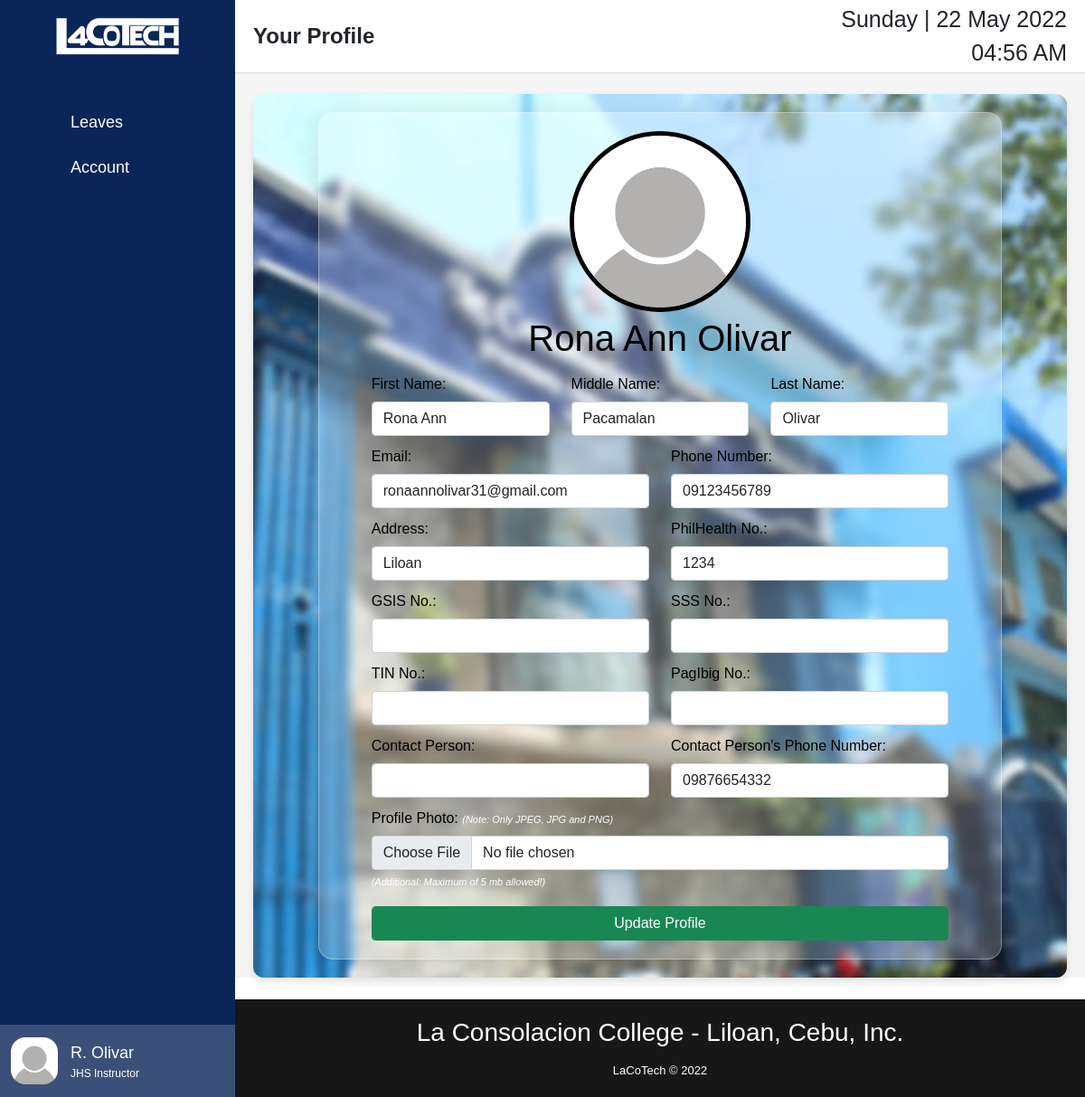
The page /User/account.php (signed in) on the database its author committed.
### tables this page shows
CREATE TABLE `employees` (
  `id` int(11) NOT NULL,
  `bioId` int(10) NOT NULL,
  `empId` varchar(11) NOT NULL,
  `fName` varchar(255) NOT NULL,
  `lName` varchar(255) NOT NULL,
  `midName` varchar(255) NOT NULL,
  `gsis` varchar(20) NOT NULL,
  `pagibig` varchar(20) NOT NULL,
  `tin` varchar(20) NOT NULL,
  `philhealth` varchar(20) NOT NULL,
  `sss` varchar(20) NOT NULL,
  `address` varchar(255) NOT NULL,
  `birthdate` date NOT NULL,
  `gender` varchar(6) NOT NULL,
  `emailadd` varchar(255) NOT NULL,
  `password` varchar(255) NOT NULL,
  `pNumber` varchar(20) NOT NULL,
  `contactperson` varchar(20) NOT NULL,
  `contactpersonno` varchar(20) NOT NULL,
  `deptid` int(11) NOT NULL,
  `positionid` int(11) NOT NULL,
  `scheduleid` int(11) NOT NULL,
  `employment_type` varchar(100) NOT NULL,
  `employedDate` date NOT NULL,
  `status` varchar(8) NOT NULL,
  `pPhoto` varchar(255) NOT NULL,
  `update_action` date DEFAULT NULL
);

CREATE TABLE `position` (
  `positionId` int(5) NOT NULL,
  `positionName` varchar(255) NOT NULL,
  `deptId` int(11) NOT NULL
);

### User/account.php (the view, shortened to what this page needs)
<?php
	require("header.php");
    $email = $_SESSION['email'];
    $sql = "SELECT * FROM employees WHERE emailadd = '$email'";
    $res = mysqli_query($conn, $sql);
?>
    <nav>
        <div class="sidebar-button">
            <span class="dashboard"><b>Your Profile</b></span>
        </div>
        <div class="time">
            <span class="date"></span>
            <br />
            <span class="hms"></span>
            <span class="ampm"></span>
        </div>
    </nav>
    <div class="home-content">
        <div class="cardbox">
            <div class="graphbox" id="graph_box">
                    <div class="update-profile" >
                        <form action="" method="post" enctype="multipart/form-data">
                            <?php
                                while($row = mysqli_fetch_array($res)){
                                    $image = $row['pPhoto'];
                                    if (empty($image)) {
                                        echo "<img src='../images/default-profile.jpg' class='center'>";
                                    }else{
                                        echo "<img src='../Uploads/".$image."' class='center'>";
                                    }
                            ?>
                            <h1 class="text-center"><?php echo $row['fName'].' '.$row['lName'];?></h1>
                            <div class="mb-1">
                                <div class="row">
                                    <div class="col-md-4">
                                        <label for="recipient-name" class="col-form-label">First Name:</label>
                                        <input type="text" class="form-control" name="fname" id="fname" value="<?php echo $row['fName']?>">
                                    </div>
                                    <div class="col-md-4">
                                        <label for="recipient-name" class="col-form-label">Middle Name:</label>
                                        <input type="text" class="form-control" name="midname" id="midname" value="<?php echo $row['midName'];?>">
                                    </div>
                                    <div class="col-md-4">
                                        <label for="recipient-name" class="col-form-label">Last Name:</label>
                                        <input type="text" class="form-control" name="lname" id="lname" value="<?php echo $row['lName'];?>">
                                    </div>
                                </div>
                            </div>
                            <div class="mb-1">
				                <div class="row">
                                    <div class="col-md-6">
                                        <label for="recipient-name" class="col-form-label">Email:</label>
                                        <input type="text" class="form-control" name="email" id="email" value="<?php echo $row['emailadd']?>">
                                    </div>
                                    <div class="col-md-6">
                                        <label for="recipient-name" class="col-form-label">Phone Number:</label>
                                        <input type="text" class="form-control" name="pnumber" id="pnumber" maxlength="11" value="<?php echo $row['pNumber']?>">
                                    </div>
								</div>
							</div>
                            <div class="mb-1">
                                <div class="row">
                                    <div class="col-md-6">
                                        <label for="recipient-name" class="col-form-label">Address:</label>
                                        <input type="text" class="form-control" name="address" id="address" value="<?php echo $row['address']?>">
                                    </div>
                                    <div class="col">
				                        <label for="recipient-name" class="col-form-label">PhilHealth No.:</label>
				                        <input type="text" class="form-control" name="PHILHEALTH" id="PHILHEALTH" value="<?php echo $row['philhealth'];?>">
				                    </div>
                                </div>
                            </div>
                            <div class="mb-1">
				                <div class="row">
									<div class="col">
										<label for="recipient-name" class="col-form-label">GSIS No.:</label>
										<input type="text" class="form-control" name="GSIS" id="GSIS" value="<?php echo $row['gsis'];?>">
									</div>
				                    <div class="col">
				                        <label for="recipient-name" class="col-form-label">SSS No.:</label>
				                        <input type="text" class="form-control" name="SSS" id="SSS" value="<?php echo $row['sss'];?>">
				                    </div>
				                </div>
				            </div>
                            <div class="mb-1">
				                <div class="row">
									<div class="col-md-6">
										<label for="recipient-name" class="col-form-label">TIN No.:</label>
										<input type="text" class="form-control" name="TIN" id="TIN" value="<?php echo $row['tin'];?>">
									</div>
				                    <div class="col-md-6">
				                        <label for="recipient-name" class="col-form-label">PagIbig No.:</label>
				                        <input type="text" class="form-control" name="PAGIBIG" id="PAGIBIG" value="<?php echo$row['pagibig'];?>">
				                    </div>
								</div>
							</div>
                            <div class="mb-1">
			 				    <div class="row">
									<div class="col-md-6">
				 						<label for="recipient-name" class="col-form-label">Contact Person:</label>
			 							<input type="text" class="form-control" name="contactperson" id="contactperson" value="<?php echo ucwords($row['contactperson']);?>">
				 					</div>
									<div class="col-md-6">
										<label for="recipient-name" class="col-form-label">Contact Person's Phone Number:</label>
										<input type="text" class="form-control" name="contactpersonno" id="contactpersonno" maxlength="11" value="<?php echo $row['contactpersonno']?>">
									</div>
								</div>
							</div>
                            <div class="mb-3">
                                <div class="row">
                                    <div class="col">
                                        <label for="recipient-name" class="col-form-label">Profile Photo:</label> <small style="font-size: 11px; color: #fff;"><i>(Note: Only JPEG, JPG and PNG)</i></small>
                                        <input type="file" class="form-control" name="pphoto" id="pphoto">
                                        <small style="font-size: 11px; color: #fff;"><i>(Additional: Maximum of 5 mb allowed!)</i></small>
                                    </div>
                                </div>
                            </div>
                                <input type="submit" value="Update Profile" name="update_profile" class="btn btn-success form-control">
                            <?php
                                }
                            ?>
                        </form>
                    </div>
            </div>
        </div>
    </div>
</section>
<?php
	include 'footer.php';
?>

### User/header.php (shortened to what this page needs)
<?php
    include '../includes/connection.inc.php';
    $emailadd = print_r($_SESSION['email'], TRUE);
    $query = "SELECT * FROM employees WHERE emailadd = '$emailadd'";
    $res = mysqli_query($conn, $query);
    $rows = mysqli_fetch_array($res);
    $image = $rows['pPhoto'];
?>
<!DOCTYPE html>
<html>
	<head>
		<link rel="stylesheet" href="../Css/style.css">
        <link href="../Plugins/Bootstrap/bootstrap.min.css" rel="stylesheet">
        <link rel="stylesheet" href="../Plugins/Bootstrap/dataTables.bootstrap5.min.css">
        <link rel="stylesheet" href="../Css/font-awesome.min.css" />
	</head>
    <body>
        <div class="sidebar">
            <div class="logo-details">
                <img src="../images/Logo.png" class="img1" id="hide1">
            </div>
            <ul class="nav-links">
                <li>
                    <div class="iocn-link">
                        <a href="#">
                            <i class='fa fa-bed'></i>
                            <span class="link_name">Leaves</span>
                        </a>
                        <i class="fa fa-caret-down arrow"></i>
                    </div>
                </li>
                <li>
                    <div class="iocn-link">
                        <a href="#">
                            <i class='fa fa-user'></i>
                            <span class="link_name">Account</span>
                        </a>
                        <i class="fa fa-caret-down arrow"></i>
                    </div>
                </li>
                <li>
                    <div class="profile-details">
                        <div class="profile-content">
                            <?php
                                if (empty($image)) {
                                    echo "<img src='../images/default-profile.jpg' alt='Profile'>";
                                }else{
                                    echo "<img src='../Uploads/".$image."' alt='Profile'>";
                                }
                            ?>
                        </div>
                        <div class="name-job">
                            <?php
                                $id = print_r($_SESSION["empId"], TRUE);
                                $sql = "SELECT * FROM employees INNER JOIN position ON position.positionId = employees.positionid WHERE empId = $id";
                                $result = mysqli_query($conn, $sql);
                                if(mysqli_num_rows($result) > 0){
                                    while($row = mysqli_fetch_array($result)){
                            ?>
                                <div class="profile_name" title="<?php echo ucwords($row['fName'])." ". ucwords($row['lName']); ?>"><?php echo substr(ucwords($row['fName']), 0, 1).". ". ucwords($row['lName']); ?></div>
                                <div class="job"><?php echo ucwords($row['positionName'])?></div>
                            <?php
                                    }
                                }
                            ?>
                        </div>
                        <?php
                            echo "<a onClick=\"javascript: return confirm('Do you want to proceed?');\" href='../includes/logout.inc.php'>
                        <i class='fa fa-sign-out out' title='Log Out'></i>
                        </a>";
                        ?>
                    </div>
                </li>
            </ul>
        </div>
        <section class="home-section">

### Css/style.css (style rules this page uses)
* { margin: 0; padding: 0; box-sizing: border-box; font-family: "Poppins", sans-serif; }
body { min-height: 100vh; display: flex; flex-direction: column; justify-content: space-between; }
.img1 { margin: auto; height: 50px; width: 150px; }
.sidebar { position: fixed; top: 0; left: 0; height: 100%; width: 260px; background: #0a2558; transition: all 0.5s ease; }
.sidebar .logo-details { height: 80px; width: 100%; display: flex; align-items: center; }
.sidebar .nav-links { height: 100%; padding: 30px 0 150px 0; overflow: auto; }
.sidebar .nav-links li { position: relative; list-style: none; transition: all 0.4s ease; }
.sidebar .nav-links li .iocn-link { display: flex; align-items: center; justify-content: space-between; }
.sidebar .nav-links li i { height: 50px; min-width: 78px; text-align: center; line-height: 50px; color: #fff; font-size: 20px; cursor: pointer; transition: all 0.3s ease; }
.sidebar .nav-links li a { height: 50px; display: flex; align-items: center; text-decoration: none; transition: all 0.4s ease; }
.sidebar .nav-links li a .link_name { font-size: 18px; font-weight: 400; color: #fff; transition: all 0.4s ease; }
.sidebar .profile-details { position: fixed; bottom: 0; width: 260px; height: 80px; display: flex; align-items: center; justify-content: space-between; background: rgba(255, 255, 255, 0.2); backdrop-filter: blur(5.1px); -webkit-backdrop-filter: blur(5.1px); padding: 12px 0; transition: all 0.5s ease; }
.sidebar .profile-details .profile-content { display: flex; align-items: center; }
.sidebar .profile-details img { height: 52px; width: 52px; object-fit: cover; border-radius: 16px; margin: 0 14px 0 12px; background: #1d1b31; transition: all 0.5s ease; }
.sidebar .profile-details .profile_name, .sidebar .profile-details .job { color: #fff; font-size: 18px; font-weight: 500; white-space: nowrap; width: 105px; overflow: hidden; text-overflow: ellipsis; }
.sidebar .profile-details .job { font-size: 12px; }
.home-section { position: relative; background: #f5f5f5; width: calc(100% - 260px); left: 260px; transition: all 0.5s ease; }
.home-section nav { display: flex; justify-content: space-between; height: 80px; background: #fff; display: flex; align-items: center; position: fixed; width: calc(100% - 260px); left: 260px; z-index: 100; padding: 0 20px; box-shadow: 0 1px 1px rgba(0, 0, 0, 0.1); transition: all 0.5s ease; }
.home-section nav .sidebar-button { display: flex; align-items: center; font-size: 24px; font-weight: 500; cursor: pointer; }
.profile-details { display: flex; align-items: center; height: 50px; min-width: 50px; cursor: pointer; }
.profile-details img { height: 45px; width: 45px; border-radius: 50%; object-fit: cover; margin-left: 7px; }
.profile-details i { font-size: 25px; color: #333; }
.home-section .home-content { position: relative; padding-top: 104px; }
.home-content .cardbox { display: flex; justify-content: space-between; }
.home-content .cardbox .graphbox { width: 100%; background: #fff; padding: 20px 30px; margin: 0 20px; border-radius: 12px; box-shadow: 0 5px 10px rgba(0, 0, 0, 0.1); }
.time { font-size: 25px; font-weight: 500; text-align: right; }
::placeholder { color: #fff; }
.update-profile form { padding: 20px; box-shadow: var(--box-shadow); width: 90%; border-radius: 5px; margin: auto; }
.update-profile { background: rgba(255, 255, 255, 0.2); border-radius: 16px; box-shadow: 0 4px 30px rgba(0, 0, 0, 0.1); backdrop-filter: blur(5px); -webkit-backdrop-filter: blur(5px); border: 1px solid rgba(255, 255, 255, 0.3); color: #000; font-weight: 200px; margin: auto; width: 90%; height: 100%; }
#graph_box { background-image: url(../images/account-bg.jpeg); background-position: center; background-repeat: none; -webkit-background-size: cover; -moz-background-size: cover; background-size: cover; -o-background-size: cover; min-height: 80vh !important; }
.update-profile form img { height: 200px; width: 200px; border-radius: 50%; object-fit: cover; margin-bottom: 5px; }
.center { display: block; margin-left: auto; margin-right: auto; width: 50%; border: 5px solid black; }

### rows shown on the page
employees: fName "R", lName "Olivar", positionid.positionName "JHS Instructor", fName "Rona Ann", fname "Rona Ann", midname "Pacamalan", lname "Olivar", email "ronaannolivar31@gmail.com", pnumber "09123456789", address "Liloan", PHILHEALTH "1234", contactpersonno "09876654332"
